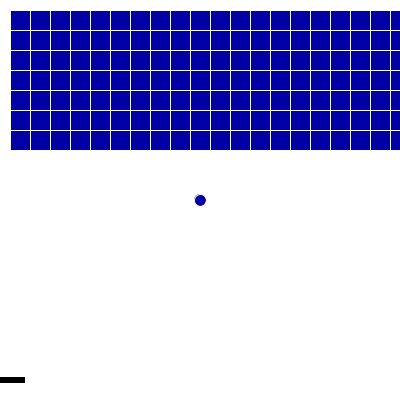
Frame 1 (no input)
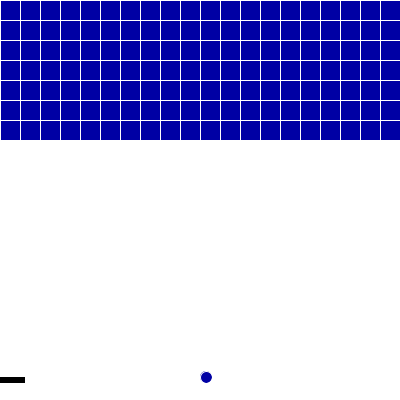
Frame 60 (the mouse pressed at the canvas centre just before this capture)
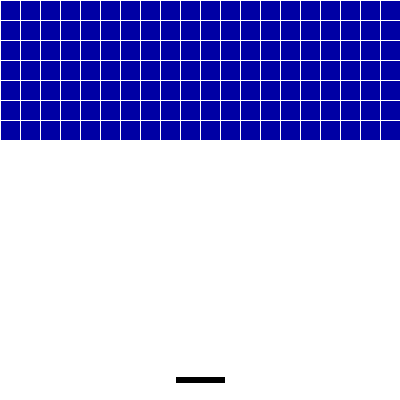
Frame 120 (the mouse held since frame 60 and released just before this capture)

The Processing sketch that drew these frames (run headless with seeded random() and noise(); from frame 60 on, the mouse is pressed at the canvas centre):

// Processing sketch: processing_79696
// ── processing_79696.pde

Brick[] bricks = new Brick[140];
int brickX=0;
int brickY=0;
color c;
Paddle paddle;
Ball ball;

void setup() {
  size(400, 400);
  noCursor();
  paddle=new Paddle();
  ball=new Ball();
  c=color(0, 0, random(255));
  for (int i=0; i<140; i++) {
    bricks[i] = new Brick(brickX, brickY);
    brickX+=20;
    if (i%20==19) {
      brickX=0;
      brickY+=20;
      fill(c);
    }
  }
}


void draw() {
  background(255);
  for (int i=0; i<140; i++) {
    bricks[i].display();
  }
  paddle.display();
  ball.display();
  ball.move();

  if (ball.checkHit(ball.ballX, ball.ballY)) {
    ball.ballMY=abs(ball.ballMY)*-1;
    ball.ballMX=abs(ball.ballMX)*-1;
  }
}


class Ball {
  float ballX;
  float ballY;
  float ballMX=3;
  float ballMY=3;
boolean hit;
  Ball() {
    ballX=width/2;
    ballY=height/2;
  }
  void display() {
    fill(c);
    ellipse(ballX, ballY, 12, 12);
  }
 boolean checkHit(float ballX, float ballY){
  if(abs(mouseX-ballX)<30 && abs(ballY-380)<3) {
    return true;
  }
  else return false;
  
}
  void move() {
    ballY+=ballMY;
    ballX=ballMX+width/2;
    ballX+=ballMX;
    if (ballX>=width) {
      ballMX=abs(ballMX)*-1;
    }
    if (ballX<=0) {
      ballMX=abs(ballMX);
    }
 
    if (ballY<=0) {
      ballMY=abs(ballMY);
    }
  }
}


class Brick {
  float x, y;


  Brick(float bx, float by) {
    this.x=bx;
    this.y=by;
  }

  void display() {

    stroke(255);
    rect(x+10, y+10, 20, 20);
    
    
  }
//boolean checkHit(float bx, float by){
// if(abs(bx-ballX)<50 && abs(ball.ba380Y-by)<5) {
//    return true;
//  }
//  else return false;
//  
//}
}
class Paddle{
  float xpos;
  float ypos;
  Paddle() {
    xpos = mouseX;
    ypos = 380;
  }
  void display() {
    rectMode(CENTER);
    fill(0);

    rect(mouseX, ypos, 50, 7);
  }
}
